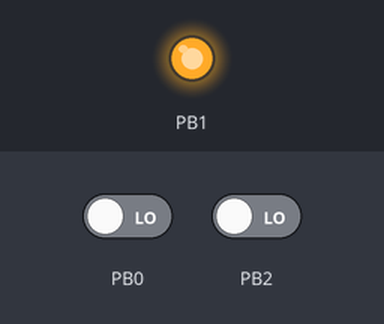
A sketch run on a simulated ATtiny85, built with avr-gcc and run on an emulated ATtiny85. Parts: output pins drawn as LEDs (lit = HIGH). The test bench sets the inputs (shaded band); at power-on: PB0 LOW, PB2 LOW. EEPROM starts erased.

Above: at 1.2 s.
1.3 s: PB0 driven HIGH and PB2 driven HIGH
At 1.7 s:
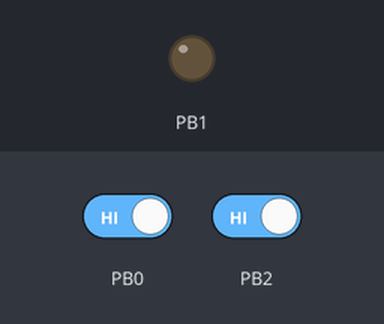
Timing chart, 0 to 12.8 s (numbered marks = the images above; inputs shaded):
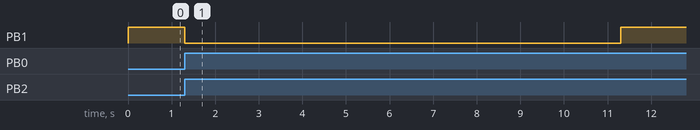

Measured:
- after the input at 1.3 s, PB1: HIGH → LOW at once, → HIGH 10.0 s later

The sketch:

Digikeyboard.ino
```cpp
#include "DigiKeyboard.h"
#include <EEPROM.h>

int passIndex = 0;
String passwords[] = {"none", "0123456789", "adalovelace"};

void setup() {
   delay(10);
   pinMode(0, INPUT);
   pinMode(2, INPUT);
   pinMode(1, OUTPUT);
   digitalWrite(1, HIGH);
   passIndex = EEPROM.read(0);
   DigiKeyboard.sendKeyStroke(KEY_SPACE, MOD_CONTROL_LEFT);
//   DigiKeyboard.delay(1000);
}

void loop() {
   if (digitalRead(0) == HIGH){
    digitalWrite(1, LOW);
    DigiKeyboard.sendKeyStroke(0);

    // Type out this string letter by letter on the computer (assumes US-style
    // keyboard)
    DigiKeyboard.println(passwords[passIndex]);
    DigiKeyboard.delay(10000);
    digitalWrite(1, HIGH);
  }
  while (digitalRead(2) == HIGH){
    digitalWrite(1, HIGH);
    passIndex++;
    if (passIndex >= 3){
      passIndex=0;
    }

//    DigiKeyboard.sendKeyStroke(0);
//    DigiKeyboard.println(passwords[passIndex]);
    EEPROM.write(0,passIndex);
    DigiKeyboard.delay(5000);
    digitalWrite(1, LOW);
  }
  // It's better to use DigiKeyboard.delay() over the regular Arduino delay()
  // if doing keyboard stuff because it keeps talking to the computer to make
  // sure the computer knows the keyboard is alive and connected
  while (digitalRead(0) == HIGH){
    DigiKeyboard.delay(1);
    if (digitalRead(2) == HIGH){
      break;


    }
  }
//  DigiKeyboard.delay(100);


}
```
